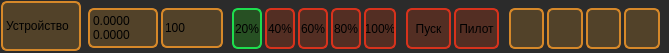
<?xml version="1.0" encoding="UTF-8"?>
<ui version="4.0">
 <class>WidgetDeviceControl</class>
 <widget class="QWidget" name="WidgetDeviceControl">
  <property name="geometry">
   <rect>
    <x>0</x>
    <y>0</y>
    <width>669</width>
    <height>47</height>
   </rect>
  </property>
  <property name="sizePolicy">
   <sizepolicy hsizetype="Maximum" vsizetype="Minimum">
    <horstretch>0</horstretch>
    <verstretch>0</verstretch>
   </sizepolicy>
  </property>
  <property name="minimumSize">
   <size>
    <width>100</width>
    <height>0</height>
   </size>
  </property>
  <property name="maximumSize">
   <size>
    <width>16777215</width>
    <height>50</height>
   </size>
  </property>
  <property name="windowTitle">
   <string>Поворотное устройство</string>
  </property>
  <property name="styleSheet">
   <string notr="true">QWidget
{
	background-color: rgb(43, 43, 43);
}

QPushButton
{
	
	background-color: rgba(32, 156, 19, 83);
    border: 2px solid line;
    border-radius: 6px;
   
	border-color: rgb(30, 221, 78);
}

QPushButton:checked
{
	
	background-color: rgba(204, 53, 10, 62);
    border: 2px solid line;
    border-radius: 6px;	
	border-color: rgb(215, 50, 28);
}

QLineEdit
{
	
	background-color: rgba(32, 156, 19, 83);
    border: 2px solid line;
    border-radius: 6px;
   
	border-color: rgb(30, 221, 78);
}</string>
  </property>
  <layout class="QHBoxLayout" name="horizontalLayout_2">
   <property name="spacing">
    <number>3</number>
   </property>
   <property name="leftMargin">
    <number>1</number>
   </property>
   <property name="topMargin">
    <number>1</number>
   </property>
   <property name="rightMargin">
    <number>5</number>
   </property>
   <property name="bottomMargin">
    <number>1</number>
   </property>
   <item>
    <widget class="QLabel" name="labelName">
     <property name="sizePolicy">
      <sizepolicy hsizetype="Expanding" vsizetype="Minimum">
       <horstretch>0</horstretch>
       <verstretch>0</verstretch>
      </sizepolicy>
     </property>
     <property name="minimumSize">
      <size>
       <width>80</width>
       <height>40</height>
      </size>
     </property>
     <property name="maximumSize">
      <size>
       <width>80</width>
       <height>50</height>
      </size>
     </property>
     <property name="styleSheet">
      <string notr="true">QLabel
{
	background-color: rgba(209, 142, 34, 60);
    border: 2px solid line;
    border-radius: 6px;
   
	border-color: rgb(214, 136, 41);
}

</string>
     </property>
     <property name="text">
      <string>Устройство</string>
     </property>
    </widget>
   </item>
   <item>
    <widget class="QGroupBox" name="groupParam">
     <property name="sizePolicy">
      <sizepolicy hsizetype="Maximum" vsizetype="Preferred">
       <horstretch>0</horstretch>
       <verstretch>0</verstretch>
      </sizepolicy>
     </property>
     <property name="styleSheet">
      <string notr="true">QGroupBox
{
border: 0px solid line black;
}

QWidget
{
	background-color: rgb(43, 43, 43);
}

QPushButton
{
	
	background-color: rgba(32, 156, 19, 83);
    border: 2px solid line;
    border-radius: 6px;
   
	border-color: rgb(30, 221, 78);
}

QPushButton:checked
{
	
	background-color: rgba(204, 53, 10, 62);
    border: 2px solid line;
    border-radius: 6px;	
	border-color: rgb(215, 50, 28);
}</string>
     </property>
     <property name="title">
      <string/>
     </property>
     <layout class="QHBoxLayout" name="horizontalLayout_4">
      <property name="spacing">
       <number>3</number>
      </property>
      <property name="leftMargin">
       <number>1</number>
      </property>
      <property name="topMargin">
       <number>1</number>
      </property>
      <property name="rightMargin">
       <number>0</number>
      </property>
      <property name="bottomMargin">
       <number>1</number>
      </property>
      <item>
       <widget class="QLabel" name="labelParam">
        <property name="sizePolicy">
         <sizepolicy hsizetype="Minimum" vsizetype="Minimum">
          <horstretch>0</horstretch>
          <verstretch>0</verstretch>
         </sizepolicy>
        </property>
        <property name="minimumSize">
         <size>
          <width>70</width>
          <height>40</height>
         </size>
        </property>
        <property name="maximumSize">
         <size>
          <width>70</width>
          <height>50</height>
         </size>
        </property>
        <property name="styleSheet">
         <string notr="true">QLabel
{
	background-color: rgba(209, 142, 34, 60);
    border: 2px solid line;
    border-radius: 6px;
   
	border-color: rgb(214, 136, 41);
}

</string>
        </property>
        <property name="text">
         <string>0.0000
0.0000</string>
        </property>
       </widget>
      </item>
      <item>
       <widget class="QSpinBox" name="spinParam">
        <property name="sizePolicy">
         <sizepolicy hsizetype="Expanding" vsizetype="Expanding">
          <horstretch>0</horstretch>
          <verstretch>0</verstretch>
         </sizepolicy>
        </property>
        <property name="minimumSize">
         <size>
          <width>60</width>
          <height>0</height>
         </size>
        </property>
        <property name="maximumSize">
         <size>
          <width>70</width>
          <height>16777215</height>
         </size>
        </property>
        <property name="styleSheet">
         <string notr="true">QSpinBox {
   background-color: rgba(209, 142, 34, 60);
   border-radius: 6px;
   
   border: 2px solid line;
   border-color: rgb(214, 136, 41);
   padding-right: 0px; /* make room for the arrows */
}
QSpinBox::up-button {
    subcontrol-origin: border;
    subcontrol-position: top right; /* position at the top right corner */
    width: 28px; 
    border-width: 1px;
}


QSpinBox::down-button {
   subcontrol-origin: border;
    subcontrol-position: bottom right; /* position at bottom right corner */

      width: 28px; 

    border-width: 1px;
}

QSpinBox::up-button:hover {

}

QSpinBox::up-button:pressed {
   
}

QSpinBox::down-arrow {
    image: url(D:/PICTURES/ImagesToPrograms/arrow_down.png);

    width: 20px;
    height: 40px;
}

QSpinBox::up-arrow {
    image: url(D:/PICTURES/ImagesToPrograms/arrow_up.png);
      width: 20px;
    height: 40px;
}

QSpinBox::up-arrow:disabled, QSpinBox::up-arrow:off { /* off state when value is max */
   image: url(:/images/up_arrow_disabled.png);
}



QSpinBox::down-button:hover {
    border-image: url(:/images/spindown_hover.png) 1;
}

QSpinBox::down-button:pressed {
    border-image: url(:/images/spindown_pressed.png) 1;
}


</string>
        </property>
        <property name="frame">
         <bool>false</bool>
        </property>
        <property name="readOnly">
         <bool>false</bool>
        </property>
        <property name="correctionMode">
         <enum>QAbstractSpinBox::CorrectionMode::CorrectToPreviousValue</enum>
        </property>
        <property name="keyboardTracking">
         <bool>true</bool>
        </property>
        <property name="minimum">
         <number>100</number>
        </property>
        <property name="maximum">
         <number>1000</number>
        </property>
        <property name="singleStep">
         <number>100</number>
        </property>
       </widget>
      </item>
     </layout>
    </widget>
   </item>
   <item>
    <widget class="QGroupBox" name="groupLevel">
     <property name="sizePolicy">
      <sizepolicy hsizetype="Maximum" vsizetype="Preferred">
       <horstretch>0</horstretch>
       <verstretch>0</verstretch>
      </sizepolicy>
     </property>
     <property name="styleSheet">
      <string notr="true">QGroupBox
{
border: 0px solid line black;
}

QWidget
{
	background-color: rgb(43, 43, 43);
}

QPushButton
{
   background-color: rgba(204, 53, 10, 62);
    border: 2px solid line;
    border-radius: 6px;	
	border-color: rgb(215, 50, 28);
}

QPushButton::checked
{
	background-color: rgba(32, 156, 19, 83);
    border: 2px solid line;
    border-radius: 6px;
   
	border-color: rgb(30, 221, 78);
}</string>
     </property>
     <property name="title">
      <string/>
     </property>
     <layout class="QHBoxLayout" name="horizontalLayout_5">
      <property name="spacing">
       <number>3</number>
      </property>
      <property name="leftMargin">
       <number>0</number>
      </property>
      <property name="topMargin">
       <number>1</number>
      </property>
      <property name="rightMargin">
       <number>1</number>
      </property>
      <property name="bottomMargin">
       <number>0</number>
      </property>
      <item>
       <widget class="QPushButton" name="butLevel1">
        <property name="sizePolicy">
         <sizepolicy hsizetype="MinimumExpanding" vsizetype="Minimum">
          <horstretch>0</horstretch>
          <verstretch>0</verstretch>
         </sizepolicy>
        </property>
        <property name="minimumSize">
         <size>
          <width>30</width>
          <height>25</height>
         </size>
        </property>
        <property name="maximumSize">
         <size>
          <width>50</width>
          <height>16777215</height>
         </size>
        </property>
        <property name="text">
         <string>20%</string>
        </property>
        <property name="checkable">
         <bool>true</bool>
        </property>
        <property name="checked">
         <bool>true</bool>
        </property>
        <property name="autoExclusive">
         <bool>true</bool>
        </property>
       </widget>
      </item>
      <item>
       <widget class="QPushButton" name="butLevel2">
        <property name="sizePolicy">
         <sizepolicy hsizetype="MinimumExpanding" vsizetype="Minimum">
          <horstretch>0</horstretch>
          <verstretch>0</verstretch>
         </sizepolicy>
        </property>
        <property name="minimumSize">
         <size>
          <width>30</width>
          <height>25</height>
         </size>
        </property>
        <property name="maximumSize">
         <size>
          <width>50</width>
          <height>16777215</height>
         </size>
        </property>
        <property name="text">
         <string>40%</string>
        </property>
        <property name="checkable">
         <bool>true</bool>
        </property>
        <property name="autoExclusive">
         <bool>true</bool>
        </property>
       </widget>
      </item>
      <item>
       <widget class="QPushButton" name="butLevel3">
        <property name="sizePolicy">
         <sizepolicy hsizetype="MinimumExpanding" vsizetype="Minimum">
          <horstretch>0</horstretch>
          <verstretch>0</verstretch>
         </sizepolicy>
        </property>
        <property name="minimumSize">
         <size>
          <width>30</width>
          <height>25</height>
         </size>
        </property>
        <property name="maximumSize">
         <size>
          <width>50</width>
          <height>16777215</height>
         </size>
        </property>
        <property name="styleSheet">
         <string notr="true"/>
        </property>
        <property name="text">
         <string>60%</string>
        </property>
        <property name="checkable">
         <bool>true</bool>
        </property>
        <property name="autoExclusive">
         <bool>true</bool>
        </property>
       </widget>
      </item>
      <item>
       <widget class="QPushButton" name="butLevel4">
        <property name="sizePolicy">
         <sizepolicy hsizetype="MinimumExpanding" vsizetype="Minimum">
          <horstretch>0</horstretch>
          <verstretch>0</verstretch>
         </sizepolicy>
        </property>
        <property name="minimumSize">
         <size>
          <width>30</width>
          <height>25</height>
         </size>
        </property>
        <property name="maximumSize">
         <size>
          <width>50</width>
          <height>16777215</height>
         </size>
        </property>
        <property name="text">
         <string>80%</string>
        </property>
        <property name="checkable">
         <bool>true</bool>
        </property>
        <property name="autoExclusive">
         <bool>true</bool>
        </property>
       </widget>
      </item>
      <item>
       <widget class="QPushButton" name="butLevel5">
        <property name="sizePolicy">
         <sizepolicy hsizetype="MinimumExpanding" vsizetype="Minimum">
          <horstretch>0</horstretch>
          <verstretch>0</verstretch>
         </sizepolicy>
        </property>
        <property name="minimumSize">
         <size>
          <width>30</width>
          <height>25</height>
         </size>
        </property>
        <property name="maximumSize">
         <size>
          <width>50</width>
          <height>16777215</height>
         </size>
        </property>
        <property name="text">
         <string>100%</string>
        </property>
        <property name="checkable">
         <bool>true</bool>
        </property>
        <property name="autoExclusive">
         <bool>true</bool>
        </property>
       </widget>
      </item>
     </layout>
    </widget>
   </item>
   <item>
    <widget class="QGroupBox" name="groupButtons">
     <property name="sizePolicy">
      <sizepolicy hsizetype="Maximum" vsizetype="Preferred">
       <horstretch>0</horstretch>
       <verstretch>0</verstretch>
      </sizepolicy>
     </property>
     <property name="styleSheet">
      <string notr="true">QGroupBox
{
border: 0px solid line black;
}

QWidget
{
	background-color: rgb(43, 43, 43);
}

QPushButton
{
	
	background-color: rgba(32, 156, 19, 83);
    border: 2px solid line;
    border-radius: 6px;
   
	border-color: rgb(30, 221, 78);
}

QPushButton:checked
{
	
	background-color: rgba(204, 53, 10, 62);
    border: 2px solid line;
    border-radius: 6px;	
	border-color: rgb(215, 50, 28);
}</string>
     </property>
     <property name="title">
      <string/>
     </property>
     <layout class="QHBoxLayout" name="horizontalLayout_6">
      <property name="spacing">
       <number>3</number>
      </property>
      <property name="leftMargin">
       <number>0</number>
      </property>
      <property name="topMargin">
       <number>1</number>
      </property>
      <property name="rightMargin">
       <number>1</number>
      </property>
      <property name="bottomMargin">
       <number>0</number>
      </property>
      <item>
       <widget class="QPushButton" name="butOnOff2">
        <property name="sizePolicy">
         <sizepolicy hsizetype="MinimumExpanding" vsizetype="Expanding">
          <horstretch>0</horstretch>
          <verstretch>0</verstretch>
         </sizepolicy>
        </property>
        <property name="minimumSize">
         <size>
          <width>45</width>
          <height>0</height>
         </size>
        </property>
        <property name="maximumSize">
         <size>
          <width>60</width>
          <height>16777215</height>
         </size>
        </property>
        <property name="styleSheet">
         <string notr="true">QPushButton
{
   background-color: rgba(204, 53, 10, 62);
    border: 2px solid line;
    border-radius: 6px;	
	border-color: rgb(215, 50, 28);
}

QPushButton::checked
{
	background-color: rgba(32, 156, 19, 83);
    border: 2px solid line;
    border-radius: 6px;
   
	border-color: rgb(30, 221, 78);
}</string>
        </property>
        <property name="text">
         <string> Пуск </string>
        </property>
        <property name="checkable">
         <bool>true</bool>
        </property>
        <property name="checked">
         <bool>false</bool>
        </property>
       </widget>
      </item>
      <item>
       <widget class="QPushButton" name="butOnOff1">
        <property name="sizePolicy">
         <sizepolicy hsizetype="Minimum" vsizetype="MinimumExpanding">
          <horstretch>0</horstretch>
          <verstretch>0</verstretch>
         </sizepolicy>
        </property>
        <property name="minimumSize">
         <size>
          <width>45</width>
          <height>25</height>
         </size>
        </property>
        <property name="maximumSize">
         <size>
          <width>60</width>
          <height>16777215</height>
         </size>
        </property>
        <property name="styleSheet">
         <string notr="true">QPushButton
{
   background-color: rgba(204, 53, 10, 62);
    border: 2px solid line;
    border-radius: 6px;	
	border-color: rgb(215, 50, 28);
}

QPushButton::checked
{
	background-color: rgba(32, 156, 19, 83);
    border: 2px solid line;
    border-radius: 6px;
   
	border-color: rgb(30, 221, 78);
}

QPushButton::disabled
{
	background-color: rgba(38, 36, 32,0);
    border: 0px solid line;
    border-radius: 6px;
   
	border-color: rgb(30, 221, 78,0);
}</string>
        </property>
        <property name="text">
         <string> Пилот </string>
        </property>
        <property name="checkable">
         <bool>true</bool>
        </property>
       </widget>
      </item>
     </layout>
    </widget>
   </item>
   <item>
    <widget class="QGroupBox" name="groupArrows">
     <property name="sizePolicy">
      <sizepolicy hsizetype="Preferred" vsizetype="Preferred">
       <horstretch>0</horstretch>
       <verstretch>0</verstretch>
      </sizepolicy>
     </property>
     <property name="styleSheet">
      <string notr="true">QGroupBox
{
border: 0px solid line black;
}

QPushButton
{
	background-color: rgba(209, 142, 34, 60);
    border: 2px solid line;
    border-radius: 6px;
   
	border-color: rgb(214, 136, 41);
}

QPushButton:pressed
{
    background-color: rgba(209, 142, 34, 110);
    border: 4px solid line;
    border-radius: 6px;
   
	
	border-color: rgb(171, 86, 38);
}</string>
     </property>
     <property name="title">
      <string/>
     </property>
     <layout class="QHBoxLayout" name="horizontalLayout">
      <property name="spacing">
       <number>3</number>
      </property>
      <property name="leftMargin">
       <number>0</number>
      </property>
      <property name="topMargin">
       <number>1</number>
      </property>
      <property name="rightMargin">
       <number>1</number>
      </property>
      <property name="bottomMargin">
       <number>0</number>
      </property>
      <item>
       <widget class="QPushButton" name="butMoveLeft">
        <property name="minimumSize">
         <size>
          <width>20</width>
          <height>10</height>
         </size>
        </property>
        <property name="maximumSize">
         <size>
          <width>50</width>
          <height>120</height>
         </size>
        </property>
        <property name="icon">
         <iconset resource="Images.qrc">
          <normaloff>:/newPrefix/arrow_left_hollow.png</normaloff>:/newPrefix/arrow_left_hollow.png</iconset>
        </property>
        <property name="iconSize">
         <size>
          <width>18</width>
          <height>24</height>
         </size>
        </property>
        <property name="checkable">
         <bool>true</bool>
        </property>
        <property name="autoExclusive">
         <bool>true</bool>
        </property>
       </widget>
      </item>
      <item>
       <widget class="QPushButton" name="butMoveRight">
        <property name="minimumSize">
         <size>
          <width>20</width>
          <height>10</height>
         </size>
        </property>
        <property name="maximumSize">
         <size>
          <width>50</width>
          <height>120</height>
         </size>
        </property>
        <property name="icon">
         <iconset resource="Images.qrc">
          <normaloff>:/newPrefix/arrow_right_hollow.png</normaloff>:/newPrefix/arrow_right_hollow.png</iconset>
        </property>
        <property name="iconSize">
         <size>
          <width>18</width>
          <height>24</height>
         </size>
        </property>
        <property name="checkable">
         <bool>true</bool>
        </property>
        <property name="autoExclusive">
         <bool>true</bool>
        </property>
       </widget>
      </item>
      <item>
       <widget class="QPushButton" name="butMoveUp">
        <property name="sizePolicy">
         <sizepolicy hsizetype="Minimum" vsizetype="Preferred">
          <horstretch>0</horstretch>
          <verstretch>0</verstretch>
         </sizepolicy>
        </property>
        <property name="minimumSize">
         <size>
          <width>20</width>
          <height>10</height>
         </size>
        </property>
        <property name="maximumSize">
         <size>
          <width>50</width>
          <height>120</height>
         </size>
        </property>
        <property name="icon">
         <iconset resource="Images.qrc">
          <normaloff>:/newPrefix/arrow_up_hollow.png</normaloff>:/newPrefix/arrow_up_hollow.png</iconset>
        </property>
        <property name="iconSize">
         <size>
          <width>18</width>
          <height>24</height>
         </size>
        </property>
        <property name="checkable">
         <bool>true</bool>
        </property>
        <property name="autoExclusive">
         <bool>true</bool>
        </property>
       </widget>
      </item>
      <item>
       <widget class="QPushButton" name="butMoveDown">
        <property name="minimumSize">
         <size>
          <width>20</width>
          <height>10</height>
         </size>
        </property>
        <property name="maximumSize">
         <size>
          <width>50</width>
          <height>120</height>
         </size>
        </property>
        <property name="icon">
         <iconset resource="Images.qrc">
          <normaloff>:/newPrefix/arrow_down_hollow.png</normaloff>:/newPrefix/arrow_down_hollow.png</iconset>
        </property>
        <property name="iconSize">
         <size>
          <width>18</width>
          <height>24</height>
         </size>
        </property>
        <property name="checkable">
         <bool>true</bool>
        </property>
        <property name="autoExclusive">
         <bool>true</bool>
        </property>
       </widget>
      </item>
     </layout>
    </widget>
   </item>
  </layout>
 </widget>
 <resources>
  <include location="Images.qrc"/>
 </resources>
 <connections/>
</ui>
